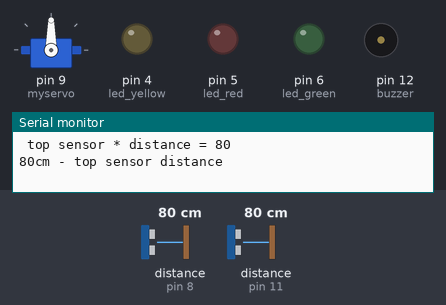
This sketch was run on a simulated Arduino Uno, built with avr-gcc and run on an emulated ATmega328P. Parts: servo, output pins drawn as LEDs (lit = HIGH), buzzer (waves = sounding, pin HIGH), the last lines printed to the serial monitor. Wiring (inferred from the names in the program): 2 × ultrasonic range finder: trigger pin 7, echo pin 8 / trigger pin 10, echo pin 11. The inputs (shaded band) are chosen by the test bench; at power-on: distance to the obstacle (sensors on pin 8, pin 11) 80 cm. The echo pulse lasts 58.3 µs per cm; pins used as bus, display or sensor lines are not drawn.

Above: at 0.1 s.
At 1.3 s:
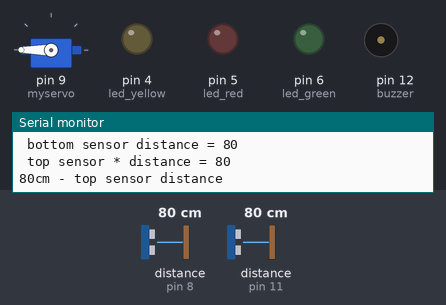
1.4 s: distance to the obstacle (sensor on pin 8) set to 12 cm
3.7 s: distance to the obstacle (sensor on pin 8) set to 9 cm
At 4.4 s:
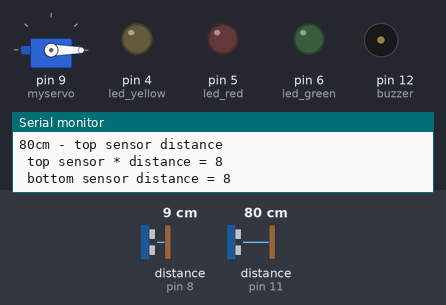
5.4 s: distance to the obstacle (sensor on pin 11) set to 20 cm
7.1 s: distance to the obstacle (sensor on pin 11) set to 17 cm
Timing chart, 0 to 10.1 s (numbered marks = the images above; inputs shaded):
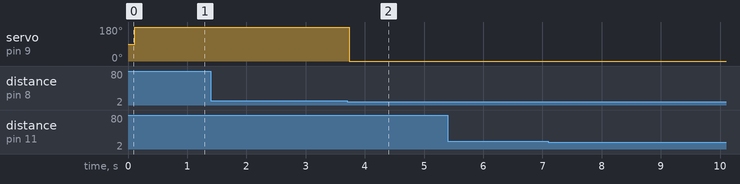

The sketch:

Project.ino
```cpp
#include <Servo.h>
Servo myservo;
int pos = 0;
int trig = 7;
int echo = 8;
long time, distance, mesure;
//-----------------------------------------//
#define TRIG_PIN 10
#define ECHO_PIN 11
int led_red = 5;
int led_green = 6;
int led_yellow = 4;
int buzzer = 12;

int pahState = 0; // 0 - close   1 - open

void setup() {
  myservo.attach(9);
  pinMode(trig, OUTPUT);
  pinMode(echo, INPUT);
  Serial.begin(9600);
  Serial.begin(9600);
  //--------------------------------------//
  pinMode(TRIG_PIN, OUTPUT);
  pinMode(led_red, OUTPUT);
  pinMode(led_green, OUTPUT);
  pinMode(led_yellow, OUTPUT);
  pinMode(ECHO_PIN, INPUT);
  pinMode(buzzer, OUTPUT);


  checkDistance(  TRIG_PIN,  ECHO_PIN);
  mesure = distance;
  Serial.print(mesure);
  Serial.println("cm - top sensor distance");
  delay(100);


  if ( mesure < 30) {
    digitalWrite(led_green, HIGH);
    digitalWrite(led_yellow, LOW);
    digitalWrite(led_red, LOW);
    noTone(buzzer);
  }


  if (mesure <= 15 && mesure > 5) {
    digitalWrite(led_yellow, HIGH);
    digitalWrite(led_green, HIGH);
    digitalWrite(led_red, LOW);
    noTone(buzzer);
  }

  if (mesure <= 5 ) {
    digitalWrite(led_red, HIGH);
    digitalWrite(led_green, HIGH);
    digitalWrite(led_yellow, HIGH);
    tone(buzzer, 2000);
  }

}

void loop() {


  checkDistance(  trig,  echo);
  Serial.print (" bottom sensor distance = ");
  Serial.println(distance);

  if (distance < 10)
  {

    myservo.write(0);  // פתח פח
    pahState = 1;
    delay(3000);


  }
  else  {


    myservo.write(180); // סגור פח
    pahState = 0;
    delay(1000);

    delay(100);
  }
  //-----------------------------------------------//
  if ( pahState == 0) {

    checkDistance(  TRIG_PIN,  ECHO_PIN);
    mesure = distance;
    Serial.print(mesure);
    Serial.println("cm - top sensor distance");
    delay(100);


    if ( mesure < 30) {
      digitalWrite(led_green, HIGH);
      digitalWrite(led_yellow, LOW);
      digitalWrite(led_red, LOW);
      noTone(buzzer);
    }


    if (mesure <= 15 && mesure > 5) {
      digitalWrite(led_yellow, HIGH);
      digitalWrite(led_green, HIGH);
      digitalWrite(led_red, LOW);
      noTone(buzzer);
    }

    if (mesure <= 5 ) {
      digitalWrite(led_red, HIGH);
      digitalWrite(led_green, HIGH);
      digitalWrite(led_yellow, HIGH);
      tone(buzzer, 2000);
    }

  }
  else if ( pahState == 1) {

    checkDistance(  TRIG_PIN,  ECHO_PIN);
    while (distance < 18) {
      checkDistance(  TRIG_PIN,  ECHO_PIN);

    }
  }
}


void checkDistance( int trigPin, int echoPin) {

  digitalWrite(trigPin, HIGH);
  delayMicroseconds(10);
  digitalWrite(trigPin, LOW);
  time = pulseIn(echoPin, HIGH);
  distance = time / 58;
   Serial.print (" top sensor * distance = ");
  Serial.println(distance);

}
```

Measured:
- the behaviour switches between 11 and 10 cm on distance to the obstacle (sensor on pin 8) (found by bisection; images 1 and 2)
- after the input at 3.7 s, servo on pin 9 (myservo): 180° → 0° at once
